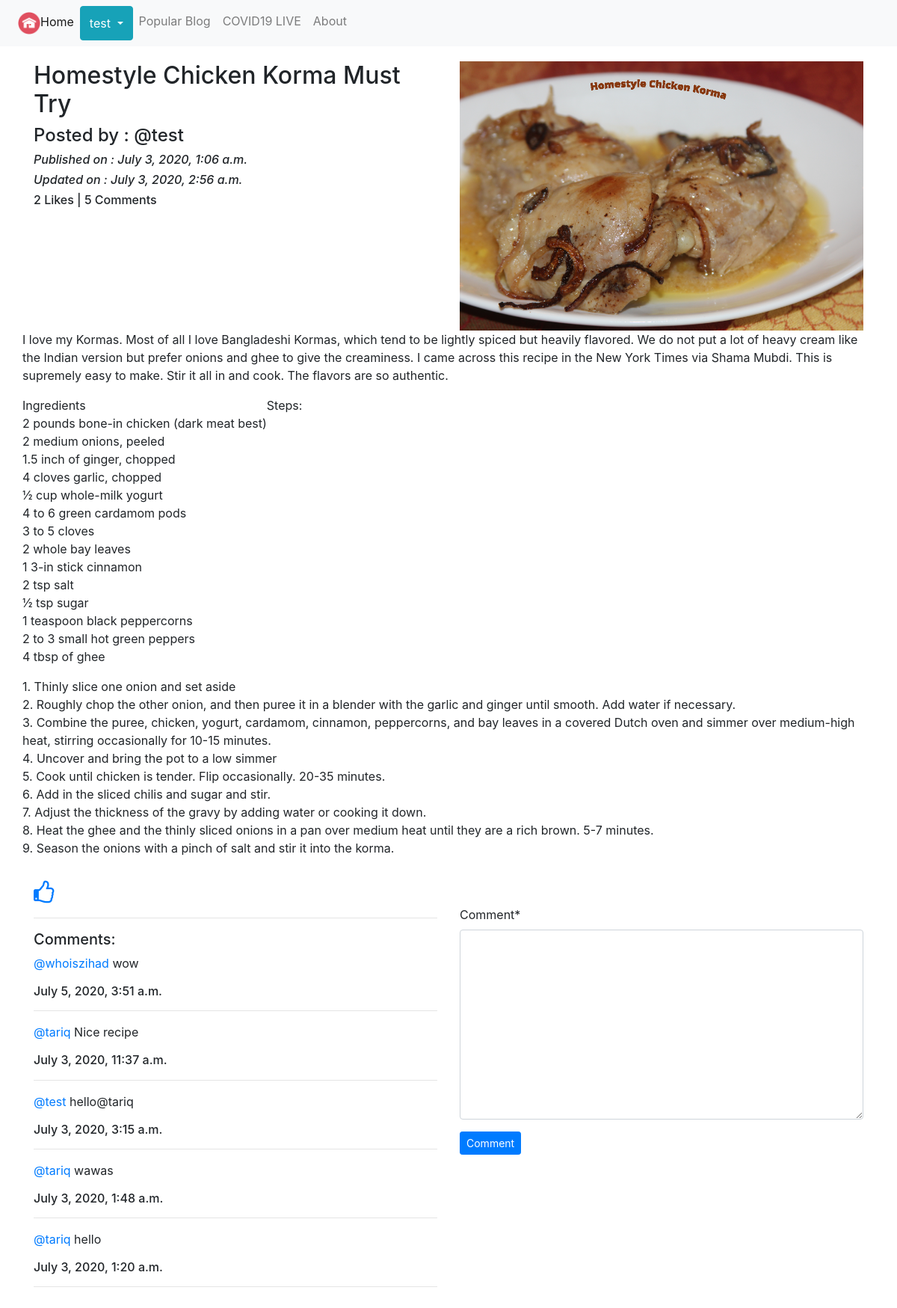
/blog/details/Homestyle-Chicken-Korma-dd4d2eb4-0c8c-4e85-bbb1-08c79527fde1/ (signed in), run on the app's committed database.
### App_Blog/models.py (models this page shows, shortened)
class Blog(models.Model):
    author = models.ForeignKey(User, on_delete=models.CASCADE, related_name='post_author')
    blog_title = models.CharField(max_length=264, verbose_name="Put a Title")
    slug = models.SlugField(max_length=255, unique=True)
    blog_content = models.TextField(verbose_name="What is on your mind?")
    blog_image = models.ImageField(upload_to='blog_images', verbose_name="Image")
    publish_date = models.DateTimeField(auto_now_add=True)
    update_date = models.DateTimeField(auto_now=True)
    class Meta:
        ordering = ('-publish_date',)

class Comment(models.Model):
    blog = models.ForeignKey(Blog, on_delete=models.CASCADE, related_name='blog_comment')
    user = models.ForeignKey(User, on_delete=models.CASCADE, related_name='user_comment')
    comment = models.TextField()
    comment_date = models.DateTimeField(auto_now_add=True)
    class Meta:
        ordering = ('-comment_date',)

### App_Blog/views.py (the view, shortened to what this page needs)
# urls.py: path('details/<slug>/', views.blog_details, name='blog_details'),
@login_required
def blog_details(request, slug):
    blog = Blog.objects.get(slug=slug)
    comment_form = CommentForm()
    already_liked = Likes.objects.filter(blog=blog, user=request.user)
    if already_liked:
        liked = True
    else:
        liked = False
    return render(request, 'App_Blog/blog_details.html', context={'blog':blog, 'comment_form':comment_form, 'liked':liked})

### App_Blog/forms.py
class CommentForm(forms.ModelForm):
    class Meta:
        model = Comment
        fields = ('comment',)

### templates/App_Blog/blog_details.html (shortened to what this page needs)
{% extends 'base.html' %}
{% load crispy_forms_tags %}
{% block body_block %}
<div class="row">
    <div class="col-sm-6">
        <h2>{{ blog.blog_title }}</h2>
        <h4>Posted by : @{{blog.author}}</h4>
        <i><h6>Published on : {{blog.publish_date}}</h6></i>
        <i><h6>Updated on : {{blog.update_date}}</h6></i>
        <h6>{{ blog.Liked_blog.count }} Likes | {{ blog.blog_comment.count }} Comments</h6>
    </div>
    <div class="col-sm-6">
        <img src="/media/{{blog.blog_image}}" width="100%">
    </div>
    <p>{{blog.blog_content|linebreaks}}</p>
</div>
{% if not liked %}
<a href="{% url 'App_Blog:liked_post' pk=blog.pk %}">
    <i class="fa fa-thumbs-o-up fa-2x" aria-hidden="false"></i>
</a>
{% else %}
<a href="{% url 'App_Blog:unliked_post' pk=blog.pk %}">
    <i class="fa fa-thumbs-o-down fa-2x" aria-hidden="false"></i>
</a>
{% endif  %}
<div class="row">
    <div class="col-sm-6">
        <hr>
        <h5>Comments:</h5>
        {% for comment in blog.blog_comment.all %}
        <p><a href="#">@{{ comment.user }}</a> {{ comment.comment }} <br><h6>{{ comment.comment_date }}</h6></p>
        <hr>
        {% endfor %}
    </div>
    <div class="col-sm-6">
        <form method="POST">
            {{ comment_form|crispy }}
            <button type="submit" class="btn btn-primary btn-sm">Comment</button>
        </form>
    </div>
</div>
{% endblock %}

### templates/base.html (shortened to what this page needs)
<!DOCTYPE html>
<html lang="en">
<head>
    <link rel="stylesheet" href="https://stackpath.bootstrapcdn.com/bootstrap/4.5.0/css/bootstrap.min.css">
    <link href="https://maxcdn.bootstrapcdn.com/font-awesome/4.7.0/css/font-awesome.min.css" rel="stylesheet">
</head>
<body>
    <nav class="navbar navbar-expand-lg navbar-light bg-light">
        <ul class="navbar-nav">
          <li class="nav-item active">
            <a class="nav-link" href="{% url 'index' %}"><img src="/media/home_icon.png" width="30px">Home</a>
          </li>
          {% if user.is_authenticated %}
          <div class="btn-group">
            <button type="button" class="btn btn-info dropdown-toggle" data-toggle="dropdown" aria-haspopup="true" aria-expanded="false">
              {{ user.username}}
            </button>
          </div>
          {% endif %}
          <li class="nav-item">
            <a class="nav-link" href="{% url 'App_Blog:popular_blog' %}">Popular Blog</a>
          </li>
          <li class="nav-item">
            <a class="nav-link" href="{% url 'covid_live' %}">COVID19 LIVE</a>
          </li>
          <li class="nav-item">
            <a class="nav-link" href="{% url 'about' %}">About</a>
          </li>
        </ul>
      </nav>
<div class="container" style="padding-top: 20px;">
     {% block body_block %}
     {% endblock %}
</div>
<br>
<br>
</body>
</html>

### data on the page
Blog: blog_title "Homestyle Chicken Korma Must Try", author "test", publish_date "July 3, 2020, 1:06 a.m.", update_date "July 3, 2020, 2:56 a.m.", Liked_blog.count "2", blog_comment.count "5", blog_image (picture), blog_content "I love my Kormas. Most of all I love Bangladeshi Kormas, which tend to be lightly spiced but heavily flavored. We do not put a lot of heavy cream like the Indian version but prefer onions and ghee to give the creaminess. I came across this recipe in the New York Times via Shama Mubdi. This is supremely easy to make. Stir it all in and cook. The flavors are so authentic. Ingredients 2 pounds bone-in chicken (dark meat best) 2 medium onions, peeled 1.5 inch of ginger, chopped 4 cloves garlic, chopped ½ cup whole-milk yogurt 4 to 6 green cardamom pods 3 to 5 cloves 2 whole bay leaves 1 3-in stick cinnamon 2 tsp salt ½ tsp sugar 1 teaspoon black peppercorns 2 to 3 small hot green peppers 4 tbsp…"
Comment: user "whoiszihad", comment "wow", comment_date "July 5, 2020, 3:51 a.m."
Comment: user "tariq", comment "Nice recipe", comment_date "July 3, 2020, 11:37 a.m."
Comment: user "test", comment "hello@tariq", comment_date "July 3, 2020, 3:15 a.m."
Comment: user "tariq", comment "wawas", comment_date "July 3, 2020, 1:48 a.m."
Comment: user "tariq", comment "hello", comment_date "July 3, 2020, 1:20 a.m."

### other printed values
{{ user.username }} "test"
